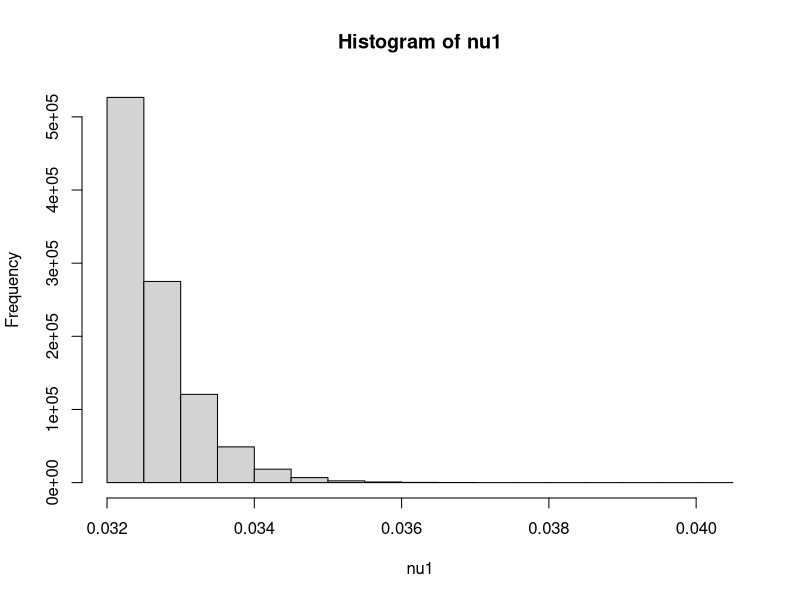
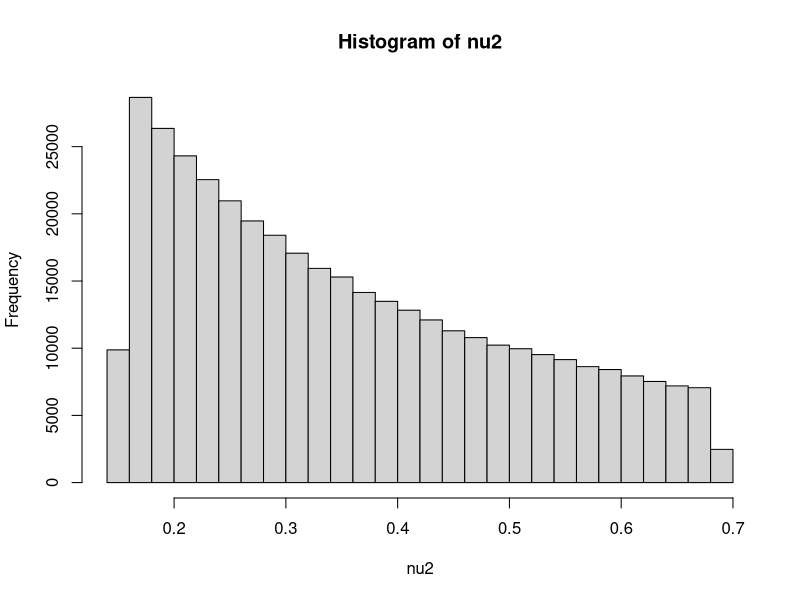
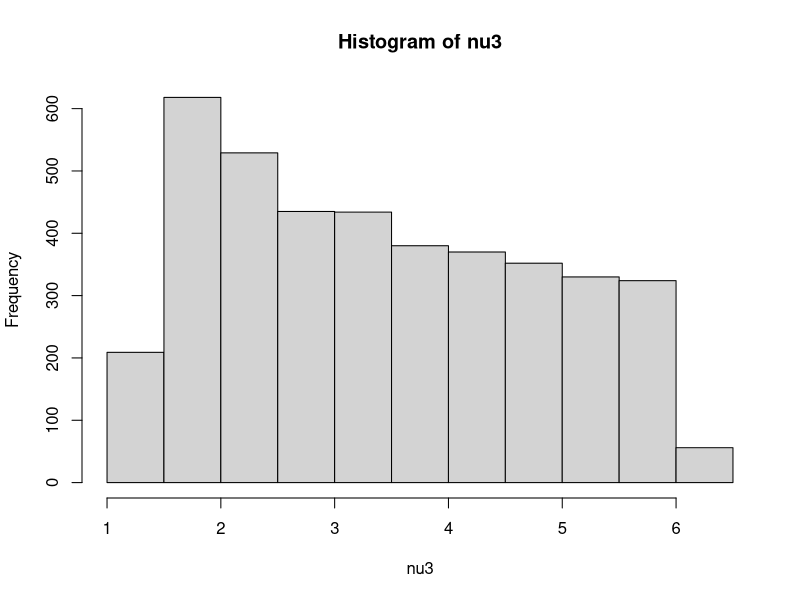
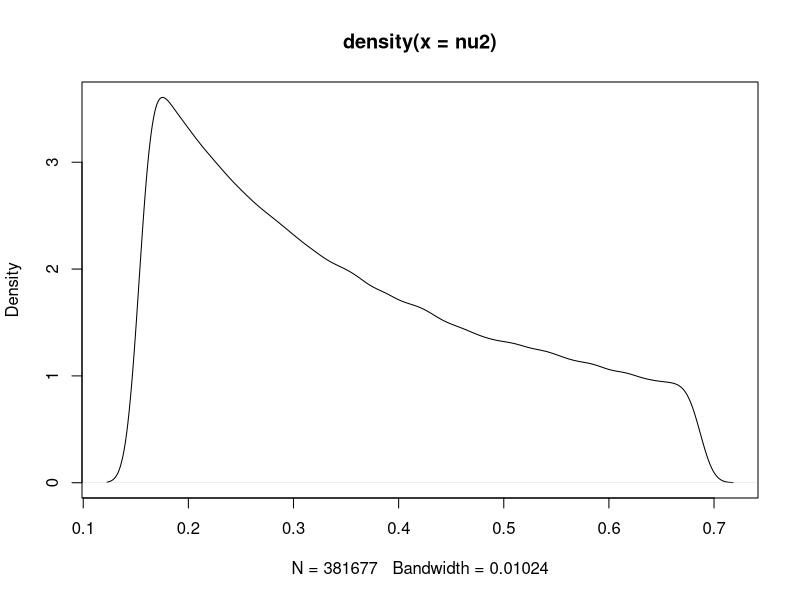

Here is the R script that generated these plots, in order:
#######################
###### PROBLEM 2 ######

# STATUS: Need to test each g(x), but main procedure is clear
# ************************************************************
# Need to review how h(x), f(x), and g(x) go together

# If estimating mu = Int(h(x) * f(x) dx), we use
# mu = Int(h(x) * (f(x)/g(x)) * g(x) dx), where
# g is a PDF such that g(x) > 0 whenever f(x) > 0

# In general
# f(x) <-
# h(x) <- indicator function

# Either sample conditionally in the given int. range 
# OR change all samples out of the given int. range to be 0


# So we sample from g(x) and place the resulting samples in
# the expression h(x)*f(x)/g(x)

# For nu <- 0.1

# g(x) <- N(1.5, 0.1^2)


IS2 <- function(n, nu)
{
    g.x = rnorm(n, 1.5, nu^2) # Sample from g(x)
    for(i in 1:n)
    {
        # If any values lie outside the integral range...
        # Set as NA for future removal
        if(g.x[i] > 2 | g.x[i] < 1)
        {
            g.x[i] = NA
        }
    }
    g.x = g.x[!is.na(g.x)] # Removes values outside the int. range
    # This is h(x)*f(x)/g(x) - plug in values from g.x
    out = nu*exp(((g.x-1.5)^2)/(2*nu^2) - ((g.x^2)/2))
    out
}

nu1 = IS2(1e6, 0.1)
nu2 = IS2(1e6, 1)
nu3 = IS2(1e6, 10)


hist(nu1)
hist(nu2)
hist(nu3)

plot(density(nu2))
# Our goal should be ~ 0.136, but we're not seeing that yet...
